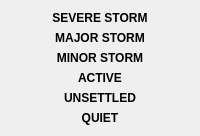
                   <widget class="QWidget" name="widget_17" native="true">
                    <layout class="QVBoxLayout" name="verticalLayout_9">
                     <item>
                      <widget class="SwitchableLabel" name="a_sev_storm_lbl">
                       <property name="font">
                        <font>
                         <pointsize>9</pointsize>
                         <weight>75</weight>
                         <bold>true</bold>
                        </font>
                       </property>
                       <property name="text">
                        <string>SEVERE STORM</string>
                       </property>
                       <property name="alignment">
                        <set>Qt::AlignCenter</set>
                       </property>
                      </widget>
                     </item>
                     <item>
                      <widget class="SwitchableLabel" name="a_maj_storm_lbl">
                       <property name="font">
                        <font>
                         <pointsize>9</pointsize>
                         <weight>75</weight>
                         <bold>true</bold>
                        </font>
                       </property>
                       <property name="text">
                        <string>MAJOR STORM</string>
                       </property>
                       <property name="alignment">
                        <set>Qt::AlignCenter</set>
                       </property>
                      </widget>
                     </item>
                     <item>
                      <widget class="SwitchableLabel" name="a_min_storm_lbl">
                       <property name="font">
                        <font>
                         <pointsize>9</pointsize>
                         <weight>75</weight>
                         <bold>true</bold>
                        </font>
                       </property>
                       <property name="text">
                        <string>MINOR STORM</string>
                       </property>
                       <property name="alignment">
                        <set>Qt::AlignCenter</set>
                       </property>
                      </widget>
                     </item>
                     <item>
                      <widget class="SwitchableLabel" name="a_active_lbl">
                       <property name="font">
                        <font>
                         <pointsize>9</pointsize>
                         <weight>75</weight>
                         <bold>true</bold>
                        </font>
                       </property>
                       <property name="text">
                        <string>ACTIVE</string>
                       </property>
                       <property name="alignment">
                        <set>Qt::AlignCenter</set>
                       </property>
                      </widget>
                     </item>
                     <item>
                      <widget class="SwitchableLabel" name="a_unsettled_lbl">
                       <property name="font">
                        <font>
                         <pointsize>9</pointsize>
                         <weight>75</weight>
                         <bold>true</bold>
                        </font>
                       </property>
                       <property name="text">
                        <string>UNSETTLED</string>
                       </property>
                       <property name="alignment">
                        <set>Qt::AlignCenter</set>
                       </property>
                      </widget>
                     </item>
                     <item>
                      <widget class="SwitchableLabel" name="a_quiet_lbl">
                       <property name="font">
                        <font>
                         <pointsize>9</pointsize>
                         <weight>75</weight>
                         <bold>true</bold>
                        </font>
                       </property>
                       <property name="text">
                        <string>QUIET</string>
                       </property>
                       <property name="alignment">
                        <set>Qt::AlignCenter</set>
                       </property>
                      </widget>
                     </item>
                    </layout>
                   </widget>
